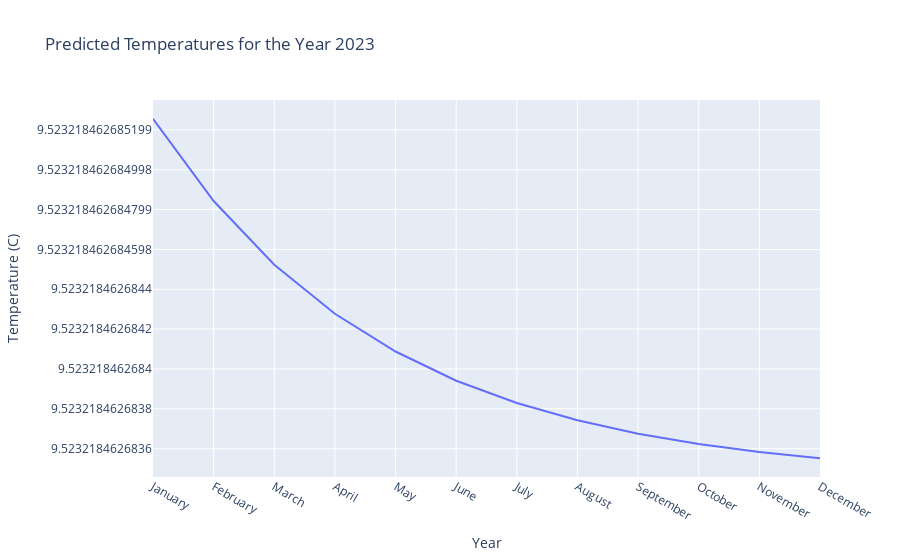

Here is the notebook cell this chart was saved with:
### Code cell
# plotting the predicted values for the nth year

trace = go.Scatter(
    x = ["January", "February", "March", "April", "May", "June", "July", "August", "September", "October", "November", "December"],
    y = out_of_sample_forecast[-12:],
    mode = 'lines',
    name = 'Average Temperature'
)

layout = go.Layout(
    title='Predicted Temperatures for the Year %d' % (2013+num_years),
    xaxis=dict(
        title='Year',
    ),
    yaxis=dict(
        title='Temperature (C)',
    )
)
data = [trace]

fig = go.Figure(data=data, layout=layout)
iplot(fig)

### Figure 1 — Plotly figure (JSON) as saved in the notebook; plotly's stock layout.template omitted (floating-point values rounded to 4 significant figures)
{"data": [{"mode": "lines", "name": "Average Temperature", "type": "scatter", "x": ["January", "February", "March", "April", "May", "June", "July", "August", "September", "October", "November", "December"], "y": [9.523, 9.523, 9.523, 9.523, 9.523, 9.523, 9.523, 9.523, 9.523, 9.523, 9.523, 9.523]}], "layout": {"title": {"text": "Predicted Temperatures for the Year 2023"}, "xaxis": {"title": {"text": "Year"}}, "yaxis": {"title": {"text": "Temperature (C)"}}}}
